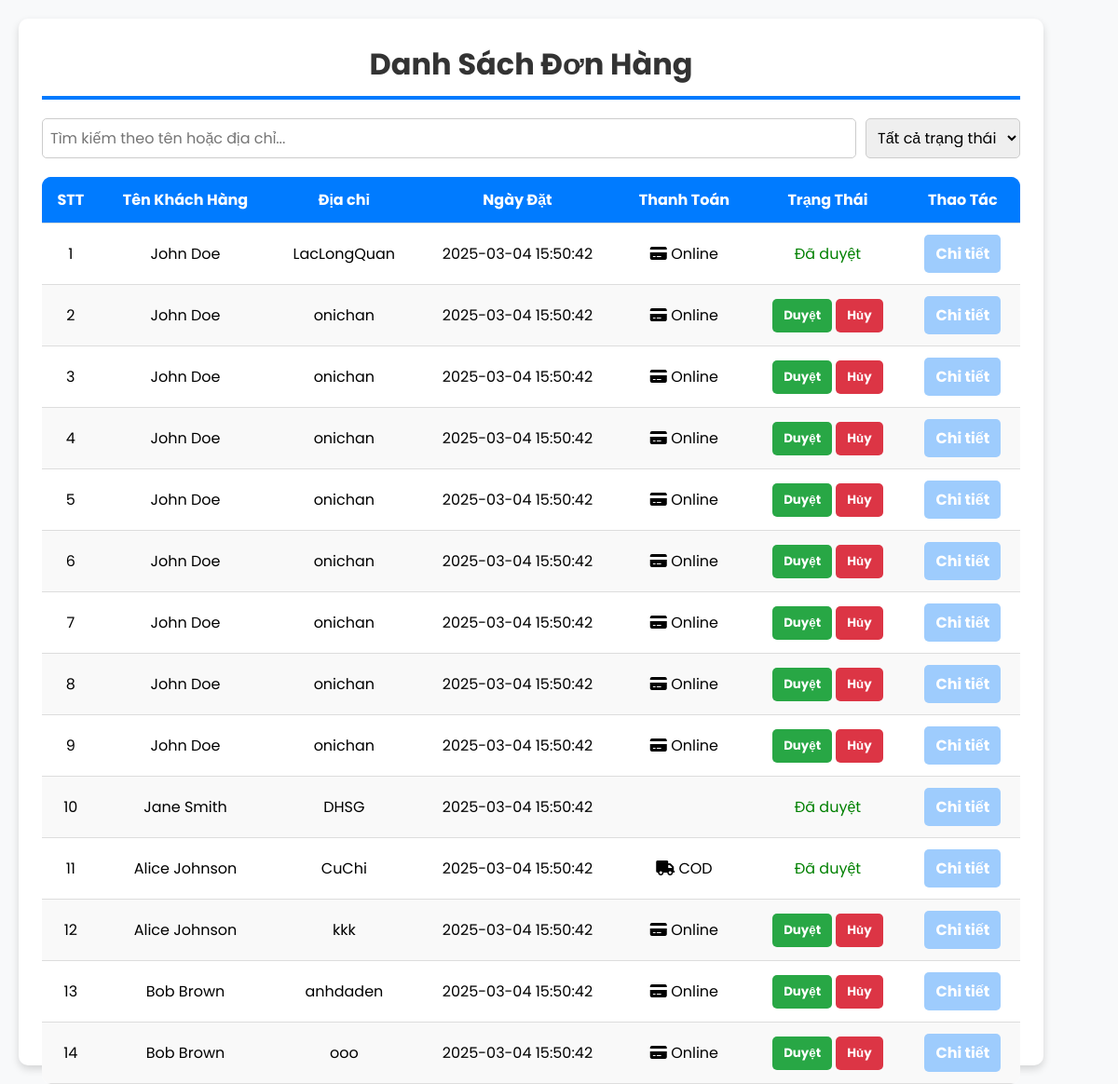
The page /FrontEnd/AdminUI/quanlidonhang/danhsachdonhang.php on the database its author committed.
### tables this page shows
CREATE TABLE IF NOT EXISTS orders (
    order_id INT AUTO_INCREMENT PRIMARY KEY,
    user_id INT,
    user_admin_id INT,
    order_date TIMESTAMP DEFAULT CURRENT_TIMESTAMP,
    total_amount DECIMAL(10, 2) NOT NULL,
    status_id INT,
    payment_method VARCHAR(50) NOT NULL,
    phone VARCHAR(15) NOT NULL,
    address VARCHAR(50),
    FOREIGN KEY (user_id) REFERENCES user(user_id)
        ON DELETE CASCADE
        ON UPDATE CASCADE,
    FOREIGN KEY (status_id) REFERENCES status(id)
        ON DELETE SET NULL
        ON UPDATE CASCADE
);

CREATE TABLE IF NOT EXISTS user (
    user_id INT AUTO_INCREMENT PRIMARY KEY,
    full_name VARCHAR(100) NOT NULL,
    account_id INT unique,
    profile_picture VARCHAR(255),
    date_of_birth DATE,
    created_at TIMESTAMP DEFAULT CURRENT_TIMESTAMP,
    updated_at TIMESTAMP DEFAULT CURRENT_TIMESTAMP ON UPDATE CURRENT_TIMESTAMP,
    FOREIGN KEY (account_id) REFERENCES account(account_id)
        ON DELETE CASCADE
        ON UPDATE CASCADE
);

### FrontEnd/AdminUI/quanlidonhang/danhsachdonhang.php (the view, shortened to what this page needs)
<html lang="en">
<head>
    <link rel="stylesheet" href="https://cdnjs.cloudflare.com/ajax/libs/font-awesome/6.0.0-beta3/css/all.min.css">
</head>
<body>
    <div class="container">
        <h1>Danh Sách Đơn Hàng</h1>
        <div class="filter">
            <input class="input1" type="text" id="search-input" placeholder="Tìm kiếm theo tên hoặc địa chỉ...">
            <select id="status-filter">
                <option value="">Tất cả trạng thái</option>
            </select>
        </div>
        <table>
            <thead>
                <tr>
                    <th>STT</th>
                    <th>Tên Khách Hàng</th>
                    <th>Địa chỉ</th>
                    <th>Ngày Đặt</th>
                    <th>Thanh Toán</th>
                    <th>Trạng Thái</th>
                    <th>Thao Tác</th>
                </tr>
            </thead>
            <tbody id="order-list">
                <?php
                    $conn = mysqli_connect("localhost", "root", "", "web2_sql");
                    $query_lietke_dh = "SELECT orders.order_id, user.full_name, orders.order_date, orders.payment_method, status.id, orders.address
                                        FROM orders
                                        JOIN user ON orders.user_id = user.user_id
                                        JOIN status ON status.id = orders.status_id;";
                    $result = mysqli_query($conn, $query_lietke_dh);
                    $i = 0;
                    while ($row = mysqli_fetch_array($result)) {
                        $i++;
                ?>
                <tr>
                    <td><?= $i ?></td>
                    <td><?= htmlspecialchars($row['full_name']) ?></td>
                    <td><?= htmlspecialchars($row['address']) ?></td>
                    <td><?= htmlspecialchars($row['order_date']) ?></td>
                    <td>
                        <?php
                            if ($row['payment_method'] == 'Cash') {
                                echo '<i class="fas fa-truck"></i> COD';
                            } elseif ($row['payment_method'] == 'Credit Card') {
                                echo '<i class="fas fa-credit-card"></i> Online';
                            }
                        ?>
                    </td>
                    <td>
                        <?php
                            if ($row['id'] == '4') {
                                echo '<span class="status-approved">Đã duyệt</span>';
                            } else if ($row['id'] == '2') {
                                echo '<span class="status-refused">Đã hủy</span>';
                            }else {
                                echo '
                                    <form method="POST" action="../../BackEnd/Model/quanlidonhang/xulidonhang.php" style="display:inline;">
                                        <input type="hidden" name="order_id" value="'.$row['order_id'].'">
                                        <button type="submit" name="approve" class="btn approve-btn">Duyệt</button>
                                    </form>
                                    <form method="POST" action="../../BackEnd/Model/quanlidonhang/xulidonhang.php" style="display:inline;">
                                        <input type="hidden" name="order_id" value="'.$row['order_id'].'">
                                        <button type="submit" name="cancel" class="btn cancel-btn">Hủy</button>
                                    </form>
                                ';
                            }
                        ?>
                    </td>
                    <td>
                        <a href="index.php?action=quanlidonhang&query=xemdonhang&order_id=<?= $row['order_id'] ?>" class="btn detail-btn"><b></b>Chi tiết</a>
                    </td>
                </tr>
                <?php
                    }
                ?>
            </tbody>
        </table>
    </div>
</body>
</html>

### FrontEnd/AdminUI/quanlidonhang/danhsachdonhang.php (style rules this page uses)
* { margin: 0; padding: 0; box-sizing: border-box; font-family: 'Poppins', sans-serif; }
body { background-color: #f8f9fa; display: flex; min-height: 100vh; padding: 20px; }
.container { width: 100%; max-width: 1100px; background: white; padding: 25px; border-radius: 10px; box-shadow: 0 4px 8px rgba(0, 0, 0, 0.15); }
h1 { text-align: center; color: #333; margin-bottom: 20px; border-bottom: 4px solid #007bff; padding-bottom: 10px; }
table { width: 100%; border-collapse: collapse; background: white; border-radius: 10px; overflow: hidden; }
thead { background: #007bff; color: white; font-weight: bold; }
thead tr { background: #007bff !important; }
th, td { padding: 12px; text-align: center; border-bottom: 1px solid #ddd; }
tbody tr:nth-child(even) { background: #f9f9f9; }
.btn { display: inline-block; padding: 8px 12px; border-radius: 5px; text-decoration: none; font-weight: bold; transition: 0.3s; border: none; cursor: pointer; }
.approve-btn { background: #28a745; color: white; }
.cancel-btn { background: #dc3545; color: white; }
.detail-btn { background:rgb(158, 204, 253); color: white; }
.status-approved { color: green; }
.filter { display: flex; gap: 10px; margin-bottom: 20px; align-items: center; justify-content: space-between; flex-wrap: wrap; }
.filter input, .filter select, .filter button { padding: 8px; font-size: 16px; border: 1px solid #ccc; border-radius: 5px; }
.filter input { flex: 1; min-width: 200px; }

### rows shown on the page
orders: user.full_name "John Doe", address "LacLongQuan", order_date "2025-03-04 15:50:42", payment_method "Credit Card" (drawn), shows "Đã duyệt"
orders: user.full_name "John Doe", address "onichan", order_date "2025-03-04 15:50:42", payment_method "Credit Card" (drawn)
orders: user.full_name "John Doe", address "onichan", order_date "2025-03-04 15:50:42", payment_method "Credit Card" (drawn)
orders: user.full_name "John Doe", address "onichan", order_date "2025-03-04 15:50:42", payment_method "Credit Card" (drawn)
orders: user.full_name "John Doe", address "onichan", order_date "2025-03-04 15:50:42", payment_method "Credit Card" (drawn)
orders: user.full_name "John Doe", address "onichan", order_date "2025-03-04 15:50:42", payment_method "Credit Card" (drawn)
orders: user.full_name "John Doe", address "onichan", order_date "2025-03-04 15:50:42", payment_method "Credit Card" (drawn)
orders: user.full_name "John Doe", address "onichan", order_date "2025-03-04 15:50:42", payment_method "Credit Card" (drawn)
orders: user.full_name "John Doe", address "onichan", order_date "2025-03-04 15:50:42", payment_method "Credit Card" (drawn)
orders: user.full_name "Jane Smith", address "DHSG", order_date "2025-03-04 15:50:42", shows "Đã duyệt"
orders: user.full_name "Alice Johnson", address "CuChi", order_date "2025-03-04 15:50:42", payment_method "Cash" (drawn), shows "Đã duyệt"
orders: user.full_name "Alice Johnson", address "kkk", order_date "2025-03-04 15:50:42", payment_method "Credit Card" (drawn)
orders: user.full_name "Bob Brown", address "anhdaden", order_date "2025-03-04 15:50:42", payment_method "Credit Card" (drawn)
orders: user.full_name "Bob Brown", address "ooo", order_date "2025-03-04 15:50:42", payment_method "Credit Card" (drawn)
